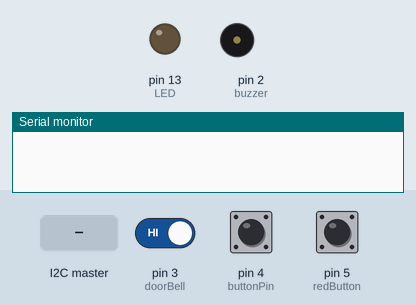
Recording of a sketch running on a simulated Arduino Uno, built with avr-gcc and run on an emulated ATmega328P. On the bench: output pins drawn as LEDs (lit = HIGH), buzzer (waves = sounding, pin HIGH), the last lines printed to the serial monitor. The test bench sets the inputs (shaded band); at power-on: pin 3 (doorBell) HIGH, pin 4 (buttonPin) LOW, pin 5 (redButton) LOW.

Above: at 1.2 s.
1.3 s: pin 3 (doorBell) driven LOW
At 1.6 s:
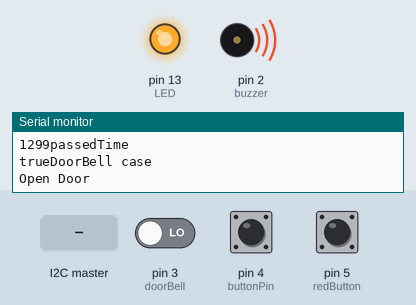
4.3 s: the I2C master sends the byte 2
At 8.6 s:
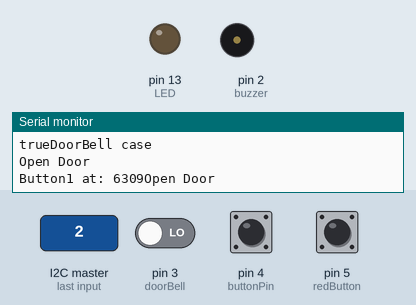
Timing chart, 0 to 10.1 s (numbered marks = the images above; inputs shaded):
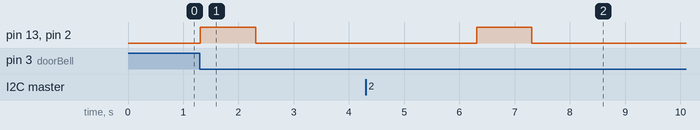

Measured:
- after the input at 1.3 s, pin 13 (LED), pin 2 (buzzer): LOW → HIGH at once, → LOW 1.0 s later
- after the input at 4.3 s, pin 13 (LED), pin 2 (buzzer): goes on until 7.3 s, then stays LOW

The sketch:

DooorBuzzer.ino
```cpp
#include <Wire.h>
#define SLAVE_ADDRESS 0x04
const int LED = 13;
const int buzzer = 2;     // Buzzer Pin
const int buttonPin = 4;  // Open Door Button
const int doorBell = 3;   // DoorBell
const int redButton = 5;  // red Button(random 2nd button)
const unsigned long slowpPokeTime = 120000; // 120 000 = 2min//milliseconds the buzzer gets activated again after rining and openoing
const int normalTime = 12500; // time in ms the buzzer is activated a 2nd time
int buttonState = 0; // saves Door Button state
int redButtonFlag = 0;
int receiveDataFlag = 0;
int prevButton = 0;
unsigned long passedTime = 0;
unsigned long savedTime = 0;
unsigned long currenttime = 0;

void setup()
{
  //Set Buzzer Pin & Led Pin to OUTPUT:
  pinMode(buzzer, OUTPUT);
  pinMode(LED, OUTPUT);
 // der buttonPin-Port wird als Eingang festgelegt:
  pinMode(buttonPin, INPUT);
  pinMode(doorBell, INPUT);
  pinMode(redButton, INPUT);
  Serial.begin(9600);      // open the serial port at 9600 bps:
  Wire.begin(SLAVE_ADDRESS);  // initialize i2c as slave
  Wire.onReceive(receiveData); // define callbacks for i2c communication
  Wire.onRequest(sendData);
}


void AktivateDoorBuzzer()
{
  Serial.print("Open Door\n");
  digitalWrite(buzzer, HIGH);    // DoorBuzzer on
  digitalWrite(LED, HIGH);
  delay(1000);
  digitalWrite(buzzer, LOW);   //DoorBuzzer off
  digitalWrite(LED, LOW);

}

int SlowpPokeTimePassed()
{
  // Calculate if door should still be opend
  passedTime = millis() - savedTime;
  Serial.print(passedTime);
  Serial.print("passedTime\n");

  if (passedTime <= slowpPokeTime)
  {
    Serial.print("true");
    return 1;
  }

  Serial.print("else\n");
  return 0;
}

void loop(){
  buttonState = digitalRead(buttonPin); // Der Zustand des Schalters wird ausgelesen und gespeichert:
  if (buttonState == HIGH || receiveDataFlag == 2) // Prüfe, ob der Schalter(oder I²C) gedrückt ist.
  {
    receiveDataFlag = 0;
    Serial.print("Button1 at: ");
    savedTime = millis(); // save current time
    Serial.print(savedTime);
    AktivateDoorBuzzer();
    delay(normalTime);
    AktivateDoorBuzzer();
  }

  buttonState = digitalRead(doorBell);
  if (buttonState == LOW && SlowpPokeTimePassed() == 1)
  {
    Serial.print("DoorBell case\n");
    delay(10);
    AktivateDoorBuzzer();
    delay(4000);
  }
  buttonState = digitalRead(redButton);
  if(prevButton != 1 && buttonState == 1)
  {
    redButtonFlag = 1;
  }
  prevButton = buttonState;
}

// callback for sending data
void sendData()
{
  Wire.write(redButtonFlag);
 // Serial.print(redButtonFlag);
  redButtonFlag = 0;
}

void receiveData(int byteCount)
{
  while(Wire.available())
  {
    receiveDataFlag = Wire.read();
  }
}
```
